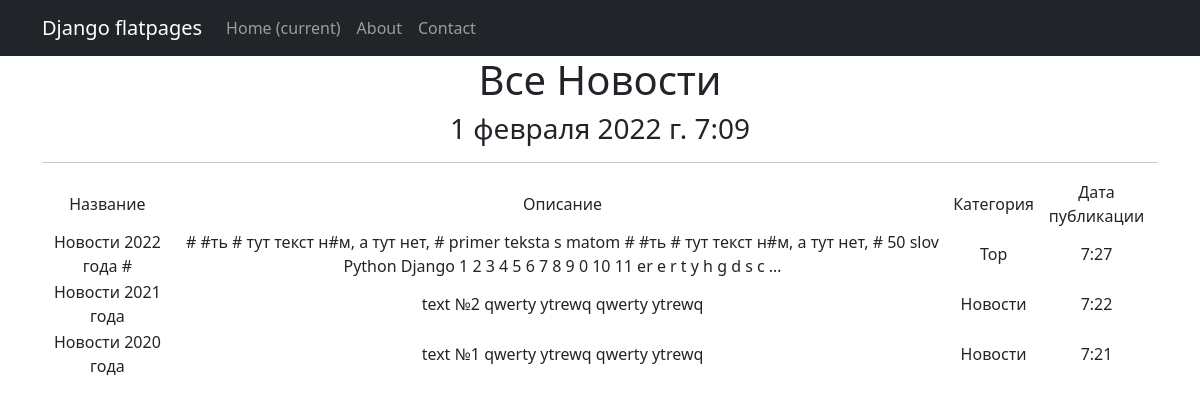
Page /news/ on the committed database.
### news/models.py (models this page shows, shortened)
class Post(models.Model):
    name = models.CharField(
        max_length=50,
        unique=True,  # названия товаров не должны повторяться
    )
    description = models.TextField()
    time = models.TimeField(auto_now=False, auto_now_add=False)
    """quantity = models.IntegerField(
       validators=[MinValueValidator(0)],
    )"""
    category = models.ForeignKey(
        to='Category',
        on_delete=models.CASCADE,
        related_name='news',  # все продукты в категории будут доступны через поле products
    )

class Category(models.Model):
    name = models.CharField(max_length=100, unique=True)  # названия категорий тоже не должны повторяться

### news/views.py (the view)
# urls.py: path('', PostList.as_view()),# т. к. сам по себе это класс, то нам надо представить этот класс в виде view. Для этого вызываем метод as_view
class PostList(ListView):
    model = Post  # указываем модель, объекты которой мы будем выводить
    template_name = 'news.html'  # указываем имя шаблона, где будет лежать HTML, в котором будут все инструкции о том, как именно пользователю должны вывестись наши объекты
    context_object_name = 'news'  # это имя списка, в котором будут лежать все объекты, его надо указать, чтобы обратиться к самому списку объектов через HTML-шаблон
    queryset = Post.objects.order_by('-id')  # настроили пораметр отображения более новый продукт
    def get_context_data(self, **kwargs):
        context = super().get_context_data(**kwargs)
        context['time_now'] = datetime.utcnow()  # добавим переменную текущей даты time_now
        context['value1'] = None  # добавим ещё одну пустую переменную, чтобы на её примере посмотреть работу другого фильтра
        return context

### news/templatetags/custom_filters.py (called while the page is built)
@register.filter(name='censor')
def censor(value):
    if isinstance(value, str):
        list = ['ух', 'ор', 'ах', 'ай', 'бля', 'сука', 'хуй', 'дебил', ] # Список нецензурных слов
        for A in list:
            value = value.replace(A, '#') # Замена совпадений подстроки на @!#%
        return str(value)
    else:
        raise ValueError(f'Нельзя преобразовать {type(value)}')

### templates/news.html (shortened to what this page needs)
{% extends 'flatpages/default.html' %}
{% load custom_filters %}
{% block content %}
    <h1>Все Новости</h1>
    <h3>{{ time_now }}</h3>
    <hr>
    {% if news %}
        <table>
            <tr>
                <td>
                    Название
                </td>
                <td>
                    Описание
                </td>
                <td>
                    Категория
                </td>
                <td>
                    Дата публикации
                </td>
            </tr>
        {% for post in news %}
            <tr>
                <td>
                    {{ post.name|censor }}
                </td>
                <td>
                    {{ post.description|truncatewords:50|censor }}
                </td>
                <td>
                    {{ post.category.name }}
                </td>
                <td>
                    {{ post.time }}
                </td>
            </tr>
        {% endfor %}
        </table>
    {% else %}
        <h2>Новостей нет!</h2>
    {% endif %}
{% endblock content %}

### rows in the picture
Post: name|censor "Новости 2022 года #", description|censor "# #ть # тут текст н#м, а тут нет, # primer teksta s matom # #ть # тут текст н#м, а тут нет, # 50 slov Python Django 1 2 3 4 5 6 7 8 9 0 10 11 er e r t y h g d s c …", category.name "Top", time "7:27"
Post: name|censor "Новости 2021 года", description|censor "text №2 qwerty ytrewq qwerty ytrewq", category.name "Новости", time "7:22"
Post: name|censor "Новости 2020 года", description|censor "text №1 qwerty ytrewq qwerty ytrewq", category.name "Новости", time "7:21"

### other values in the picture
{{ time_now }} "1 февраля 2022 г. 7:09"
